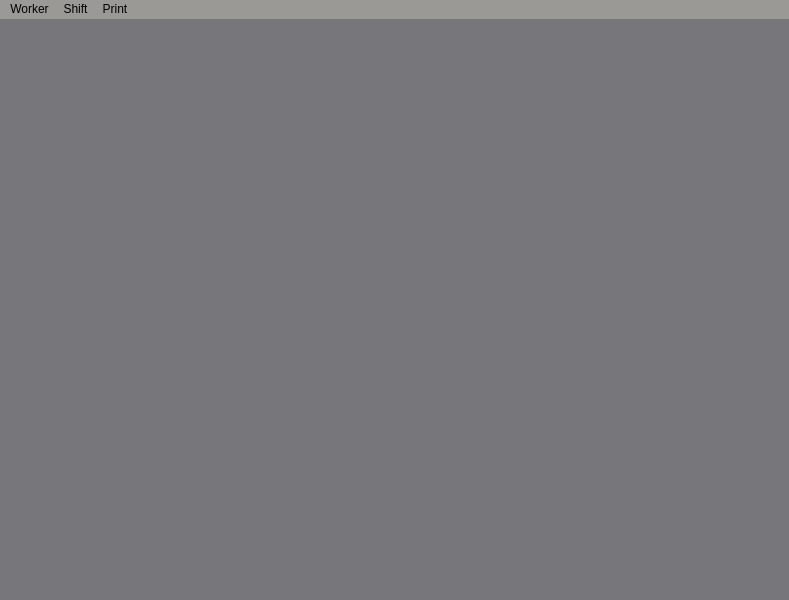
<?xml version="1.0" encoding="UTF-8"?>
<ui version="4.0">
 <class>MainWindow</class>
 <widget class="QMainWindow" name="MainWindow">
  <property name="geometry">
   <rect>
    <x>0</x>
    <y>0</y>
    <width>789</width>
    <height>600</height>
   </rect>
  </property>
  <property name="windowTitle">
   <string>SmartWorkPlan</string>
  </property>
  <property name="styleSheet">
   <string notr="true">*
{
	background-color: rgb(119, 118, 123);
	border-radius: 10px;
}

QMenuBar{
	background-color: rgb(154, 153, 150);
}</string>
  </property>
  <widget class="QWidget" name="CentralWidget">
   <layout class="QGridLayout" name="gridLayout">
    <item row="0" column="1">
     <widget class="QScrollArea" name="WorkerWidgetScrollArea">
      <property name="sizePolicy">
       <sizepolicy hsizetype="Ignored" vsizetype="Ignored">
        <horstretch>0</horstretch>
        <verstretch>0</verstretch>
       </sizepolicy>
      </property>
      <property name="minimumSize">
       <size>
        <width>0</width>
        <height>0</height>
       </size>
      </property>
      <property name="maximumSize">
       <size>
        <width>16777215</width>
        <height>16777215</height>
       </size>
      </property>
      <property name="widgetResizable">
       <bool>true</bool>
      </property>
      <widget class="QWidget" name="WorkerWidgetScrollAreaWidgetContents">
       <property name="geometry">
        <rect>
         <x>0</x>
         <y>0</y>
         <width>386</width>
         <height>537</height>
        </rect>
       </property>
       <layout class="QVBoxLayout" name="verticalLayout">
        <item>
         <layout class="QVBoxLayout" name="WorkerLayout">
          <property name="spacing">
           <number>3</number>
          </property>
          <property name="bottomMargin">
           <number>0</number>
          </property>
         </layout>
        </item>
       </layout>
      </widget>
     </widget>
    </item>
    <item row="0" column="2">
     <layout class="QVBoxLayout" name="CalendarLayout"/>
    </item>
   </layout>
  </widget>
  <widget class="QMenuBar" name="MenuBar">
   <property name="geometry">
    <rect>
     <x>0</x>
     <y>0</y>
     <width>789</width>
     <height>28</height>
    </rect>
   </property>
   <widget class="QMenu" name="MenuWorker">
    <property name="title">
     <string>Worker</string>
    </property>
    <addaction name="ActionAddWorker"/>
    <addaction name="ActionDeleteWorker"/>
   </widget>
   <widget class="QMenu" name="MenuShift">
    <property name="title">
     <string>Shift</string>
    </property>
    <addaction name="ActionAddShift"/>
    <addaction name="ActionDeleteShifts"/>
   </widget>
   <widget class="QMenu" name="MenuPrint">
    <property name="title">
     <string>Print</string>
    </property>
    <addaction name="ActionPrintWorkPlan"/>
   </widget>
   <addaction name="MenuWorker"/>
   <addaction name="MenuShift"/>
   <addaction name="MenuPrint"/>
  </widget>
  <widget class="QStatusBar" name="StatusBar"/>
  <action name="ActionAddWorker">
   <property name="text">
    <string>Add</string>
   </property>
  </action>
  <action name="ActionDeleteWorker">
   <property name="text">
    <string>Delete</string>
   </property>
  </action>
  <action name="ActionAddShift">
   <property name="text">
    <string>Add</string>
   </property>
  </action>
  <action name="action">
   <property name="text">
    <string>Delete</string>
   </property>
  </action>
  <action name="ActionPrintWorkPlan">
   <property name="text">
    <string>Print: WorkPlan</string>
   </property>
  </action>
  <action name="ActionDeleteShift">
   <property name="text">
    <string>Delete</string>
   </property>
  </action>
  <action name="ActionDeleteShifts">
   <property name="text">
    <string>Delete</string>
   </property>
  </action>
 </widget>
 <resources/>
 <connections/>
 <slots>
  <signal>emitAddShift()</signal>
  <slot>CallAddWorker()</slot>
  <slot>CallDeleteWorker()</slot>
  <slot>CallAddShift()</slot>
  <slot>CallDeleteShift()</slot>
  <slot>CallPrintWorkPlan()</slot>
 </slots>
</ui>
